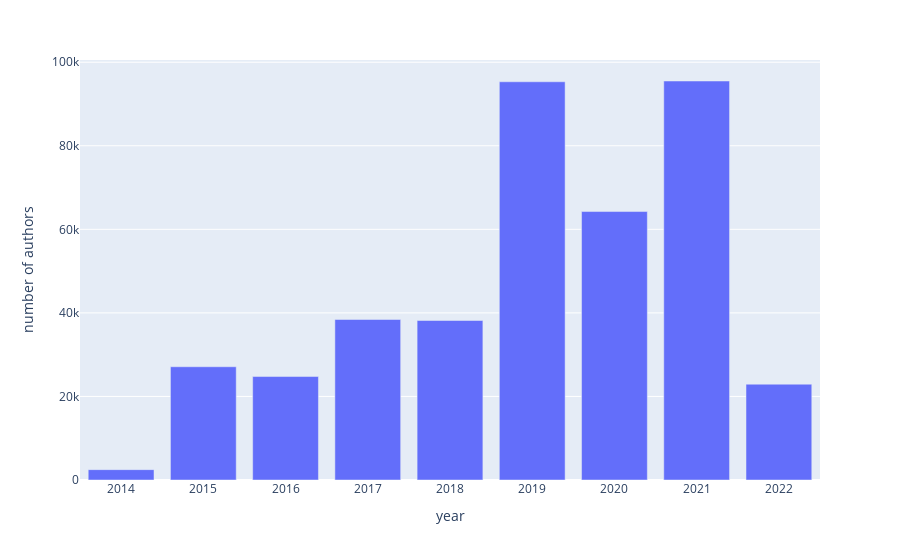

Here is the notebook cell this chart was saved with:
### Markdown cell above
So in general there are quite a lot of authors but it is quite evident, when looking at the figure below, that their occurrence is not uniformly distributed across years. It is seen that the network of Reddit authors participating in the Climate Change debate is in general higher for the years 2019-2021 than before 2019. In 2022 the size of the network is lower, since data was only collected until April 2022.

### Code cell
temp = authors.groupby('year').size().reset_index().rename(columns={0: 'number of authors'})

fig_authors = px.bar(temp, x='year', y='number of authors')
fig_authors.show()

### Figure 1 — Plotly figure (JSON) as saved in the notebook; plotly's stock layout.template omitted (floating-point values rounded to 4 significant figures)
{"data": [{"alignmentgroup": "True", "hovertemplate": "year=%{x}<br>number of authors=%{y}<extra></extra>", "legendgroup": "", "marker": {"color": "#636efa", "pattern": {"shape": ""}}, "name": "", "offsetgroup": "", "orientation": "v", "showlegend": false, "textposition": "auto", "type": "bar", "x": [2014, 2015, 2016, 2017, 2018, 2019, 2020, 2021, 2022], "xaxis": "x", "y": [2482, 27106, 24764, 38415, 38178, 95320, 64260, 95507, 22937], "yaxis": "y"}], "layout": {"barmode": "relative", "legend": {"tracegroupgap": 0}, "margin": {"t": 60}, "xaxis": {"anchor": "y", "domain": [0, 1], "title": {"text": "year"}}, "yaxis": {"anchor": "x", "domain": [0, 1], "title": {"text": "number of authors"}}}}
